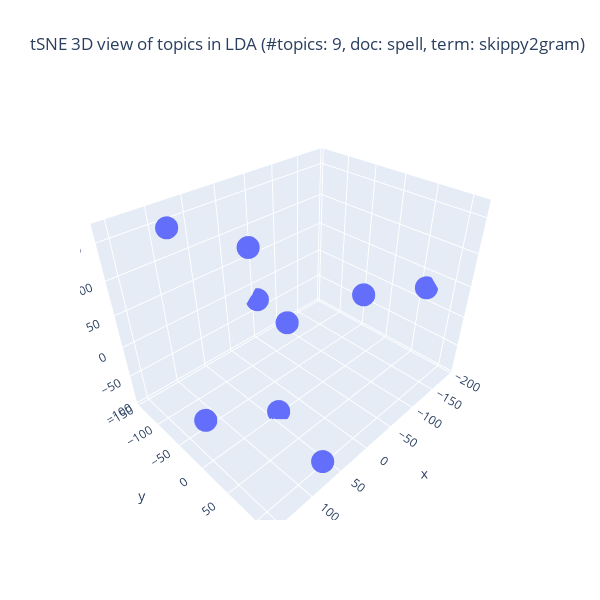

This figure's notebook cell:
### Code cell
## Plotlyを使って tSNE の結果の可視化 (3D)
import plotly.graph_objects as go
top_fitted = top_tSNE_3d_fitted
fig = go.Figure(data = [go.Scatter3d(
        x = top_fitted[:,0], y = top_fitted[:,1], z = top_fitted[:,2],
                                     mode = 'markers')
                                     ])

## 3D 散布図にラベルを追加する処理は未実装
title_val = f"tSNE 3D view of topics in LDA (#topics: {n_topics}, doc: {doc_attr}, term: {term_type})"
fig.update_layout(autosize = False,
                  width = 600, height = 600, title = title_val)
fig.show()

### Figure 1 — Plotly figure (JSON) as saved in the notebook; plotly's stock layout.template omitted (floating-point values rounded to 4 significant figures)
{"data": [{"mode": "markers", "type": "scatter3d", "x": [-78.68, 155.4, 75.09, -20.15, -191.2, 104.7, -52.88, 69.25, 41.46], "y": [38.43, 5.505, 114.2, -43.24, 63.29, -102.1, -144.9, -4.878, 2.316], "z": [56.12, -21.05, -68.36, -0.5757, 26.97, 165.1, -26.72, 164.1, -94.16]}], "layout": {"autosize": false, "height": 600, "title": {"text": "tSNE 3D view of topics in LDA (#topics: 9, doc: spell, term: skippy2gram)"}, "width": 600}}
